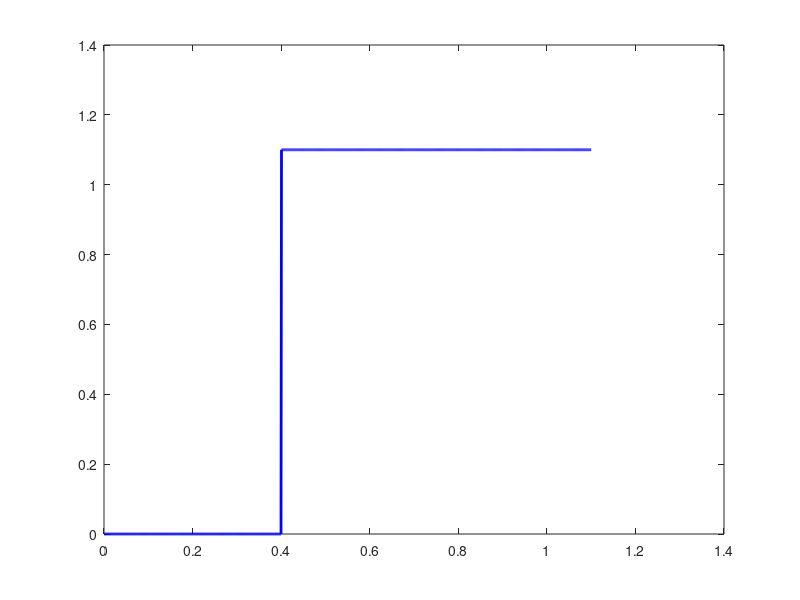

Reproduce this figure in MATLAB. (Note: this script raises an error after producing the figure.)
clc; 
clear; 
close all;

% Define Parameters
VDD = 1.1; % Supply Voltage
Vin = linspace(0, VDD, 1000); % Sweep Input Voltage from 0V to VDD
Vth_NMOS = 0.4; % NMOS threshold voltage
Vth_PMOS = -0.4; % PMOS threshold voltage

% Initialize Output Voltage
Vout = zeros(size(Vin));

% Compute Output Voltage for DC Sweep
for i = 1:length(Vin)
    if Vin(i) < abs(Vth_PMOS) % PMOS ON, NMOS OFF
        Vout(i) = 0; % PMOS pulls output LOW
    elseif Vin(i) > Vth_NMOS % NMOS ON, PMOS OFF
        Vout(i) = VDD; % NMOS pulls output HIGH
    else
        % Transition region where both transistors conduct
        Vout(i) = VDD * ((Vin(i) - Vth_NMOS) / (VDD - Vth_NMOS));  
    end
end

% Plot the DC Sweep Response
figure;
plot(Vin, Vout, 'b', 'LineWidth', 2); 
hold on;

% Add Midpoint Voltage Line
Vm = VDD / 2; % Midpoint Voltage
yline(Vm, 'r--', 'LineWidth', 1.5);
xline(Vm, 'r--', 'LineWidth', 1.5);

% Formatting
xlabel('Input Voltage (V)');
ylabel('Output Voltage (V)');
title('DC Sweep Analysis of NMOS-Top, PMOS-Bottom Circuit');
legend('DC Sweep Response', 'Midpoint Voltage', 'Location', 'northeast');
grid on;
xlim([0, VDD]);
ylim([0, VDD]);

% Display the plot
hold off;
